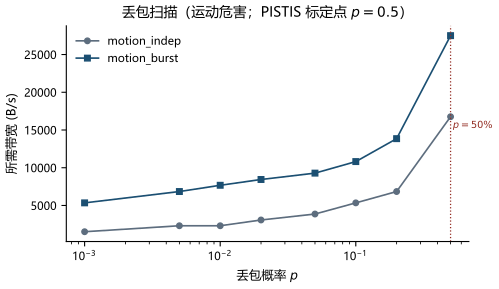

This figure's Python source:
# -*- coding: utf-8 -*-
"""Loss sweep under motion hazard (paper03 fig:loss-sweep)."""
from __future__ import annotations

import csv
import os
import sys

import matplotlib.pyplot as plt

HERE = os.path.dirname(os.path.abspath(__file__))
sys.path.insert(0, HERE)

from _style import C_BASE, C_OURS, C_WARN, DATA, apply_style_cn, save  # noqa: E402


def main():
    apply_style_cn()
    path = DATA / "loss_sweep.csv"
    if not path.exists():
        print("skip fig_loss_sweep_CN.pdf (no CSV)")
        return
    rows = list(csv.DictReader(path.open(encoding="utf-8")))
    fig, ax = plt.subplots(figsize=(5.2, 2.8))
    ys = [0.0]
    for regime, color, marker in [
        ("motion_indep", C_BASE, "o"),
        ("motion_burst", C_OURS, "s"),
    ]:
        xs, ys = [], []
        for r in rows:
            if r["regime"] != regime:
                continue
            xs.append(float(r["p_loss"]))
            ys.append(float(r["bandwidth_bps"]))
        ax.plot(xs, ys, marker=marker, color=color, lw=1.2, ms=4, label=regime)
    ax.set_xscale("log")
    ax.set_xlabel(r"丢包概率 $p$")
    ax.set_ylabel("所需带宽 (B/s)")
    ax.set_title(r"丢包扫描（运动危害；PISTIS 标定点 $p{=}0.5$）")
    ax.axvline(0.5, color=C_WARN, ls=":", lw=0.9)
    ax.text(0.52, max(ys) * 0.55, r"$p{=}50\%$", color=C_WARN, fontsize=7)
    ax.legend(frameon=False)
    ax.spines["top"].set_visible(False)
    ax.spines["right"].set_visible(False)
    save(fig, "fig_loss_sweep_CN.pdf")


if __name__ == "__main__":
    main()
